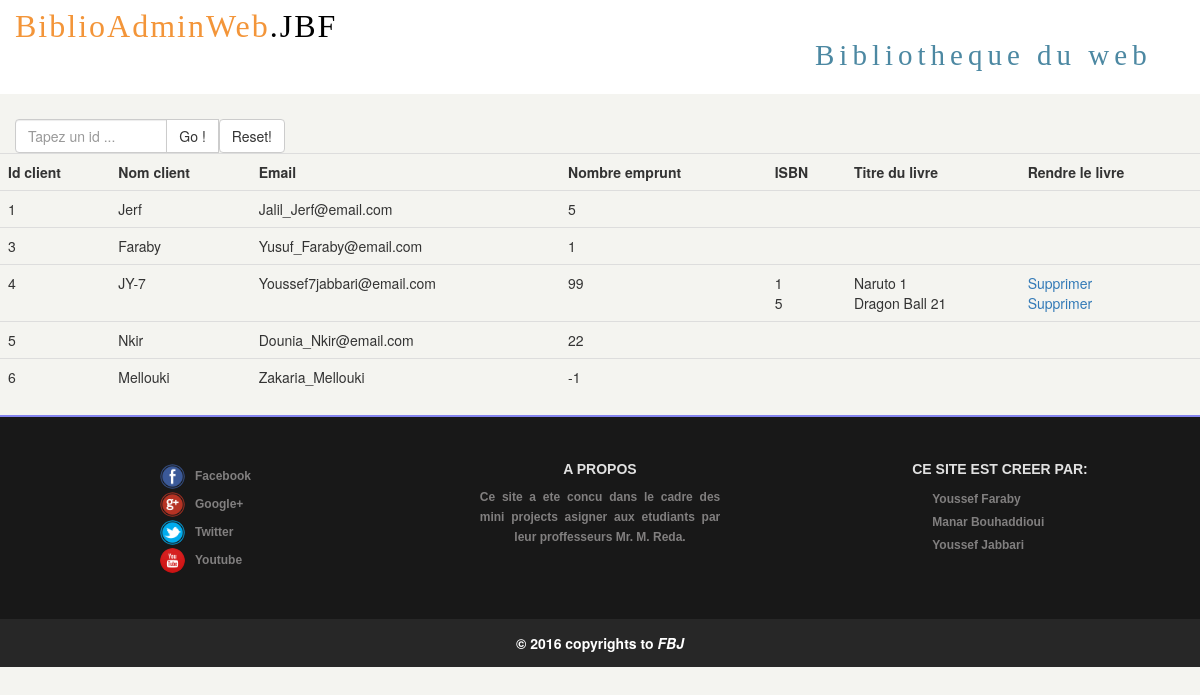
The app's page /admin/index.php with its own data.
### tables this page shows
CREATE TABLE IF NOT EXISTS `client` (
  `id_client` int(99) NOT NULL AUTO_INCREMENT,
  `nom_client` varchar(17) NOT NULL,
  `Email` varchar(75) NOT NULL,
  `date_naissance` date DEFAULT NULL,
  `adresse` text,
  `Nb_emprunt` int(99) DEFAULT '0',
  `Date_inscription` date DEFAULT NULL,
  `MDP` varchar(20) NOT NULL,
  PRIMARY KEY (`id_client`),
  KEY `id_client` (`id_client`)
);

CREATE TABLE IF NOT EXISTS `emprunter` (
  `id_client` int(99) NOT NULL,
  `ISBN` int(99) NOT NULL,
  `id_emprunt` int(99) NOT NULL AUTO_INCREMENT,
  `date_emprunt` date NOT NULL,
  PRIMARY KEY (`id_emprunt`),
  KEY `id_client` (`id_client`,`ISBN`,`id_emprunt`),
  KEY `ISBN` (`ISBN`),
  KEY `date_emprunt` (`date_emprunt`)
);

CREATE TABLE IF NOT EXISTS `livre` (
  `ISBN` int(99) NOT NULL AUTO_INCREMENT,
  `titre_livre` varchar(70) DEFAULT NULL,
  `type_livre` varchar(20) DEFAULT NULL,
  `editeur` varchar(40) DEFAULT NULL,
  `etat` tinyint(1) NOT NULL DEFAULT '1',
  `img_livre` text,
  `Emplacement` text,
  `Paragraphe` text,
  PRIMARY KEY (`ISBN`),
  KEY `ISBN` (`ISBN`)
);

### admin/index.php (the view, shortened to what this page needs)
<?php
$bdd = new PDO('mysql:host=localhost;dbname=biblio','root','');
?>
<!DOCTYPE html>
<html>
<head>
<link rel="stylesheet" href="../bootstrap/css/bootstrap.min.css"/>
<link rel="stylesheet" href="../CSS/theme.css"/>
<body>
<div class="jumbotron">
      <div class="col-lg-8">
          <span class="biblio-logo">BiblioAdminWeb<span class="dot">.JBF</span></span>
      </div>
      <div class="col-lg-4">
          <div id="logoright">Bibliotheque du web</div>
      </div>
</div>
<div>
<?php
if(isset($_POST['search']))
{
    $valueToSearch = $_POST['valueToSearch'];
    $q = "SELECT * FROM client
    WHERE  Nb_emprunt!=0
    AND id_client LIKE '%".$valueToSearch."%'";
    $search_result = filtrerTable($q);
}
else
{
    $q="SELECT *
    FROM client
    WHERE Nb_emprunt!=0
    ORDER BY id_client ";
    $search_result= filtrerTable($q);
}
function filtrerTable($q)
{
  $bdd = new PDO('mysql:host=localhost;dbname=biblio','root','');
  $filter_result=$bdd->query($q);
return $filter_result;
}
?>
    <div>
<form method="POST" action="#">
   <div class="col-lg-3">
    <div class="input-group">
      <input type="text" name="valueToSearch" class="form-control" placeholder="Tapez un id ...">
      <span class="input-group-btn">
        <input class="btn btn-default" type="submit" name="search" value="  Go ! "></input>
       <a href="index.php"><button class="btn btn-default" type="button">Reset!</button></a>
      </span>
    </div>
  </div>
<br>
<br>
      <table class="table">
        <tr>
          <th>Id client</th>
          <th>Nom client</th>
          <th>Email</th>
          <th>Nombre emprunt</th>
          <th>ISBN</th>
          <th>Titre du livre</th>
          <th>Rendre le livre</th>
        </tr>
<?php
while($row = $search_result->fetch()):
?>
<tr>
  <td><?php echo $row['id_client'];?></td>
    <td><?php echo $row['nom_client'];?></td>
    <td><?php echo $row['Email'];?></td>
    <td><?php echo $row['Nb_emprunt'];?></td>
    <td>
    <?php
    $req2 =$bdd->query('SELECT * FROM emprunter e
    JOIN livre l
    ON l.ISBN=e.ISBN
    WHERE l.etat!=0 AND id_client = '.$row['id_client'].' ');
    while($donnee=$req2->fetch()):
    echo $donnee['ISBN'];?>
<br>
<?php endwhile;
echo "</td><td>" ?>
<?php
 $req2 =$bdd->query('SELECT * FROM emprunter e
    JOIN livre l
    ON l.ISBN=e.ISBN
    WHERE l.etat!=0 AND id_client = '.$row['id_client'].' ');
    while($donnee=$req2->fetch()):
    echo $donnee['titre_livre']; ?>
<br>
<?php endwhile; ?>
    </td>
    <td>
<?php
    $req3 =$bdd->query('SELECT * FROM emprunter e
    JOIN livre l
    ON l.ISBN=e.ISBN
    WHERE l.etat!=0 AND id_client = '.$row['id_client'].' ');
    while($donnee=$req3->fetch()):
?>
<a href="index.php?id_client=<?php echo $donnee['id_client'];?>&ISBN=<?php echo $donnee['ISBN'];?>&supp=ok">Supprimer</a>
<br>
<?php
    endwhile;
?>
  </td>
</tr>
<?php
    endwhile;
?>
</table>
</form>
    </div>
</div>
<div class="foo">
    <div class="col-lg-4">
      <div class="social">
        <ul>
          <li><a href="#" ><img src="../IMG/fb.png"><span>Facebook</span></a></li>
          <li><a href="#" ><img src="../IMG/go.png"><span>Google+</span></a></li>
          <li><a href="#" ><img src="../IMG/tw.png"><span>Twitter</span></a></li>
          <li><a href="#" ><img src="../IMG/yt.png"><span>Youtube</span></a></li>
        </ul>
      </div>
    </div>
    <div class="col-lg-4">
      <div class="propos">
        <h2 class="foo-headline">A propos</h2>
        <p>Ce site a ete concu dans le cadre des mini projects asigner aux etudiants par leur proffesseurs Mr. M. Reda.</p>
      </div>
    </div>
    <div class="col-lg-4">
      <div class="team">
        <ul>
          <h2 class="foo-headline">Ce site est creer par:</h2>
          <li><a herf="#">Youssef Faraby</a></li>
          <li><a herf="#">Manar Bouhaddioui</a></li>
          <li><a herf="#">Youssef Jabbari</a></li>
        </ul>
      </div>
    </div>
</div>
<div class="rights" >
  © 2016 copyrights to <span class="italic">FBJ</span>
</div>
</body>
</html>

### CSS/theme.css (style rules this page uses)
body { background-color:#F4F4F0; }
.jumbotron { background-color: #ffffff; }
.biblio-logo { font-family: Century Gothic; font-size: 32px; letter-spacing: 2px; color: #F39539; }
.dot { color: black; }
#logoright { padding-top: 31px; font-size: 29PX; font-family: -webkit-pictograph; letter-spacing: 5px; color: #4C88A2; }
.jumbotron { padding-top: 4px; padding-bottom: 90px; margin-bottom: 8px; }
.input-group { margin-top: 17px; position: relative; display: table; border-collapse: separate; }
.foo { display: flex; background-color: #181818; color: #F3F3F3; margin-top: 20px; padding: 45px 0px; font-size: 16px; font-family: arial, sans-serif; border-top: 2px solid #8484EF; }
.social { display: flex; }
.social ul { list-style: none; margin: 0px auto; padding: 0px; width: 120px; }
.social ul li { float: left; }
.social ul li a { line-height: 28px; margin-left: 20px; cursor: pointer; color: #817F7F; font-size: 12px; font-weight: bold; text-decoration: none; transition: color 0.3s ease-in-out; }
.social ul li a span { margin-left: 10px; transition: margin 0.3s ease-in-out; }
.social ul li a img { width: 25px; border-radius: 50%; transition: margin 0.2s ease-in-out; }
.foo-headline { margin-top: 0px; text-transform: uppercase; font-size: 14px; font-weight: bold; color: #E1E1E1; }
.propos h2 { text-align: center; }
.propos p { font-size: 12px; font-weight: bold; line-height: 20px; color: #817F7F; width: 65%; margin: 0 auto; text-align: justify; text-align-last: center; -moz-text-align-last: center; }
.team { text-align: left; display: flex; }
.team ul { margin: 0px auto; padding: 0px; list-style: none; }
.team ul li a { margin-left: 20px; cursor: pointer; color: #817F7F; font-size: 12px; font-weight: bold; line-height: 20px; text-decoration: none; transition: color 0.3s ease-in-out; }
.rights { background-color: #272727; color: white; text-align: center; padding: 14px; font-weight: bold; }
.rights .italic { font-style: italic; }

### records on screen
client: id_client "1", nom_client "Jerf", Email "Jalil_Jerf@email.com", Nb_emprunt "5"
client: id_client "3", nom_client "Faraby", Email "Yusuf_Faraby@email.com", Nb_emprunt "1"
client: id_client "4", nom_client "JY-7", Email "Youssef7jabbari@email.com", Nb_emprunt "99"
emprunter: ISBN.ISBN "1", ISBN.titre_livre "Naruto 1"
emprunter: ISBN.ISBN "5", ISBN.titre_livre "Dragon Ball 21"
client: id_client "5", nom_client "Nkir", Email "Dounia_Nkir@email.com", Nb_emprunt "22"
client: id_client "6", nom_client "Mellouki", Email "Zakaria_Mellouki", Nb_emprunt "-1"
